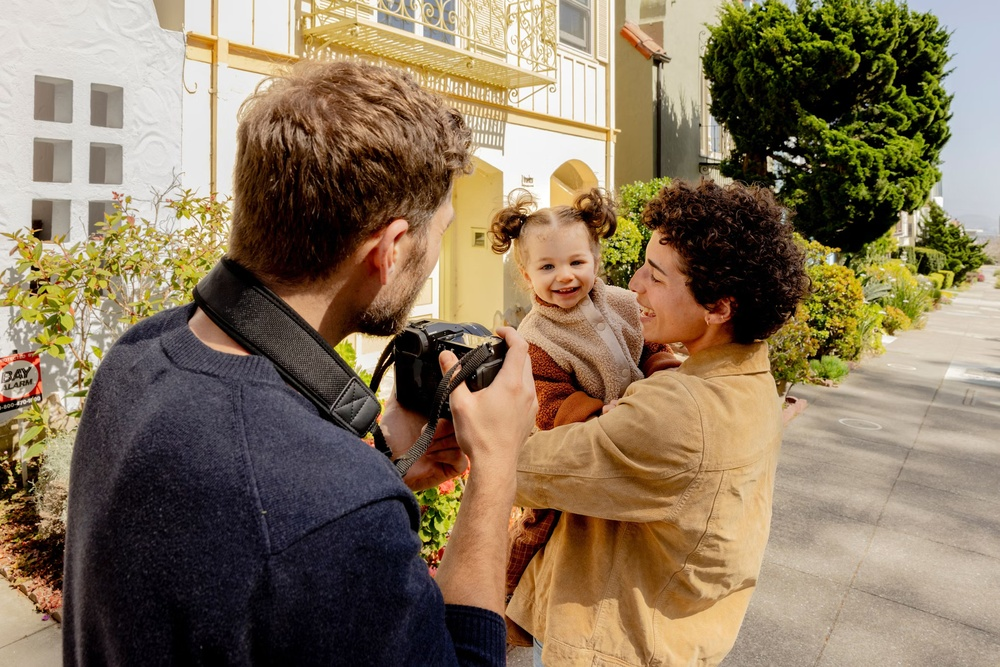
#> input picture AI_Lesson_10/example.jpg, 1000 x 667 px, shrunk from 2070 x 1381 before the run
$ python EdgeDetection.py   (older library calls are emulated)
#> lines starting #> are read from the running program, lines starting #| are printed output that depends on the picture
import cv2
import numpy as np
import matplotlib.pyplot as plt

def display_image(title,image):
    plt.figure(figsize = (8,8))
    if len(image.shape) == 2:
        plt.imshow(image,cmap='gray')
    else:
        plt.imshow(cv2.cvtColor(image,cv2.COLOR_BGR2RGB))
    plt.title(title)
    plt.axis('off')
    plt.show()

def interactive_edge_detection(image_path):
#> called with image_path = 'example.jpg'
    image = cv2.imread(image_path)
#> image is the input picture: shape (667, 1000, 3); mean B, G, R 92.9, 117.6, 135.7
    if image is None:
        print('Error: Image not found!')
        return

    gray_image = cv2.cvtColor(image, cv2.COLOR_BGR2RGB)
    display_image("Original Grayscale Image",gray_image)

    print("Select an option:")
    print("1. Sobel Edge Detection")
    print("2. Canny Edge Detection")
    print("3. Laplacian Edge Detection")
    print("4. Guassian Smoothing")
    print("5. Median Filtering")
    print("6. Exit")

    while True:
        choice = input('Enter your choice (1-6):')

        if choice == '1':
            sobel_x = cv2.Sobel(gray_image, cv2.CV_64F, 1, 0, ksize=3)
            sobel_y = cv2.Sobel(gray_image, cv2.CV_64F, 0, 1, ksize=3)
            combined_sobel = cv2.bitwise_or(sobel_x.astype(np.uint8), sobel_y.astype(np.uint8))
            display_image("Sobel Edge Detection",combined_sobel)

        elif choice == '2':
            print("Adjust the Thresholds for Canny (default: 100 to 200)")
            lower_thresh = int(input("Lower Threshold:"))
            upper_thresh = int(input("Upper Threshold:"))
            edges = cv2.Canny(gray_image, lower_thresh, upper_thresh)
            display_image("Canny Edge Detection",edges)

        elif choice == '3':
            laplacian = cv2.Laplacian(gray_image, cv2.CV_64F)
            display_image("Laplacian Edge Detection",np.abs(laplacian).astype(np.uint8))

        elif choice == '4':
            print("Adjust the Kernel Size for Gaussian Blur (must be odd, default: 5)")
            kernel_size = int(input("Enter the Kernel Size (odd number):"))
            blurred = cv2.GaussianBlur(image, (kernel_size, kernel_size), 0)
            display_image("Gaussian Smoothed Image",blurred)

        elif choice == '5':
            print("Adjust the Kernel Size for Median Filtering (must be odd, default: 5)")
            kernel_size = int(input("Enter the Kernel Size (odd number):"))
            median_filtered = cv2.medianBlur(image, kernel_size)
            display_image("Median Smoothed Image",median_filtered)

        elif choice == '6':
            print("Exiting...")
            break

        else:
            print("Invalid Choice! Enter a number between 1 and 6!")
#> this loop made 7 passes; the answer given on pass 1: 1
#> pass 1, in interactive_edge_detection, `sobel_x = cv2.Sobel(gray_image, cv2.CV_64F, 1, 0, ksize=3)`:
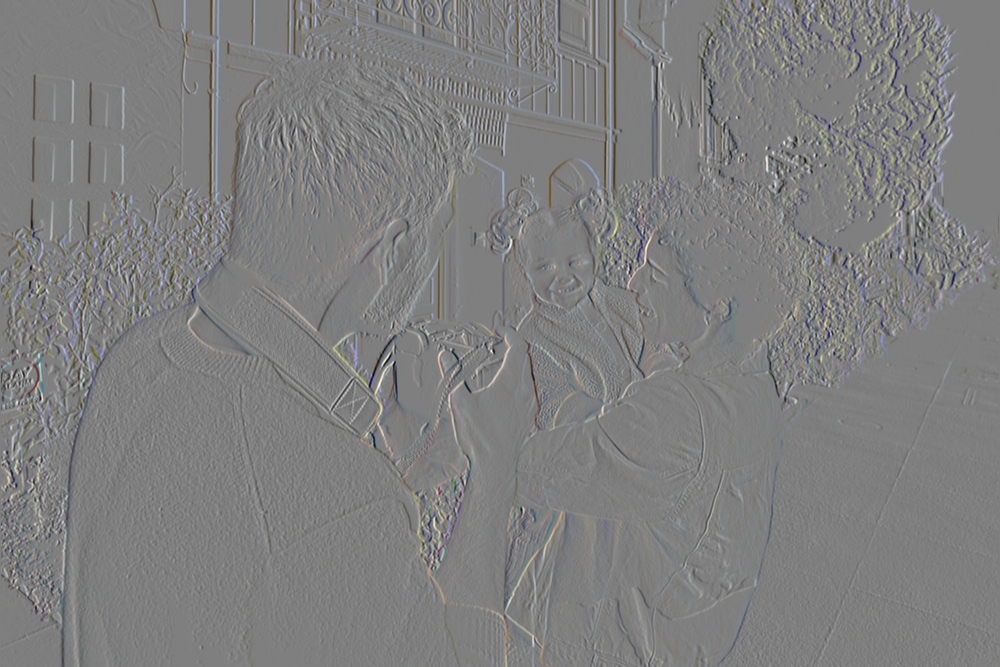
#> sobel_x: shape (667, 1000, 3) float64; mean R, G, B 0, 0, 0.2; drawn with min black and max white
#> pass 1, in interactive_edge_detection, `sobel_y = cv2.Sobel(gray_image, cv2.CV_64F, 0, 1, ksize=3)`:
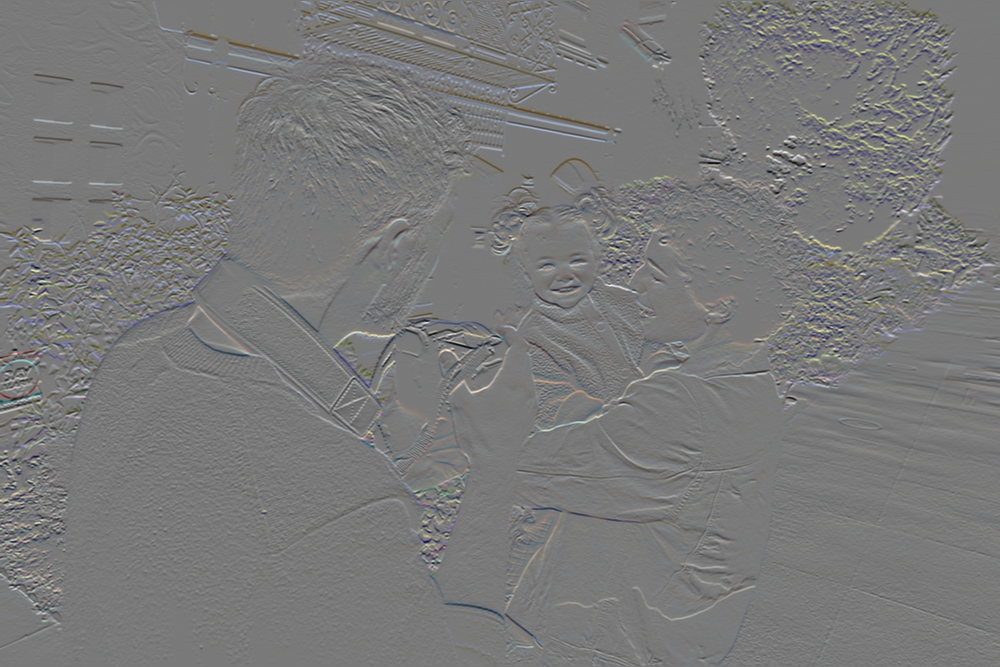
#> sobel_y: shape (667, 1000, 3) float64; mean R, G, B -1.1, -1.2, -1.1; drawn with min black and max white
#> pass 1, in interactive_edge_detection, `combined_sobel = cv2.bitwise_or(sobel_x.astype(np.uint8), sobel_y.asty..`:
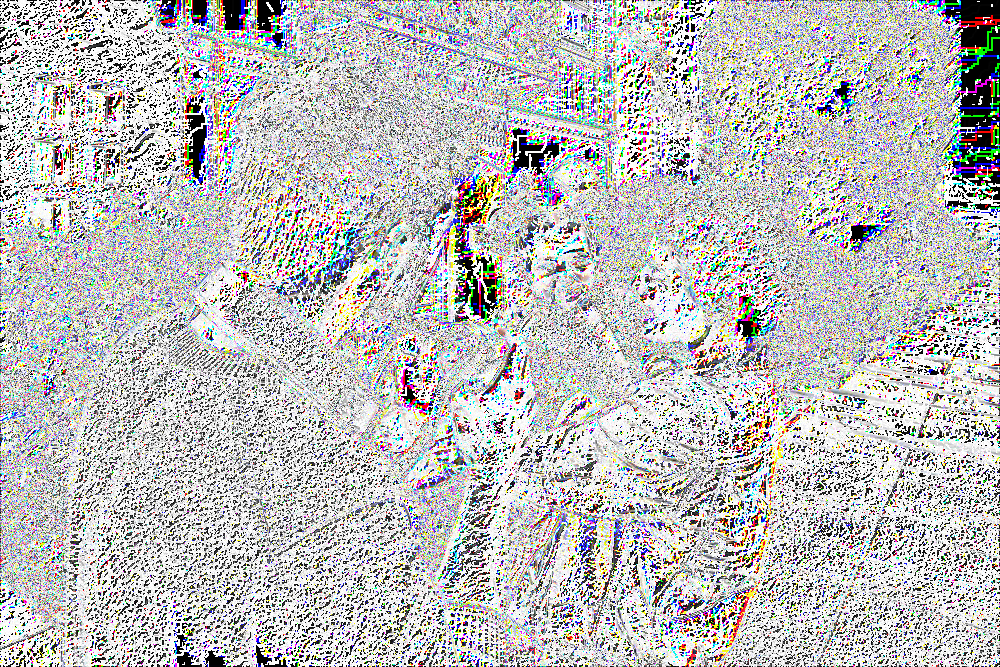
#> combined_sobel: shape (667, 1000, 3); mean R, G, B 187.4, 187.1, 186.5
#> pass 1, in display_image (call 2), `plt.show()`:
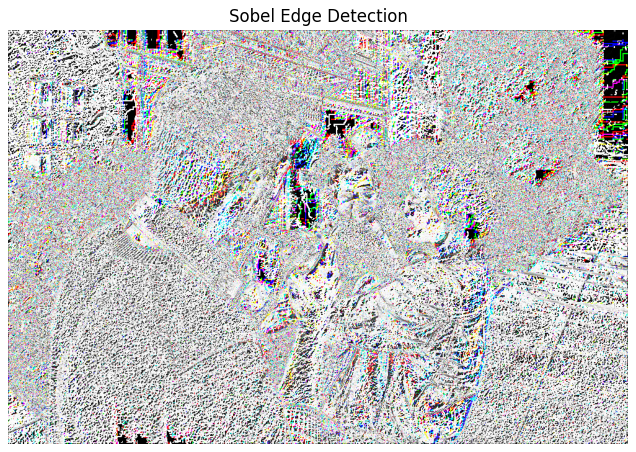
#> figure drawn by matplotlib, 1 panel; B, G, R data is drawn as R, G, B

#> (the run stopped early here; a loop or call above may not have finished)
